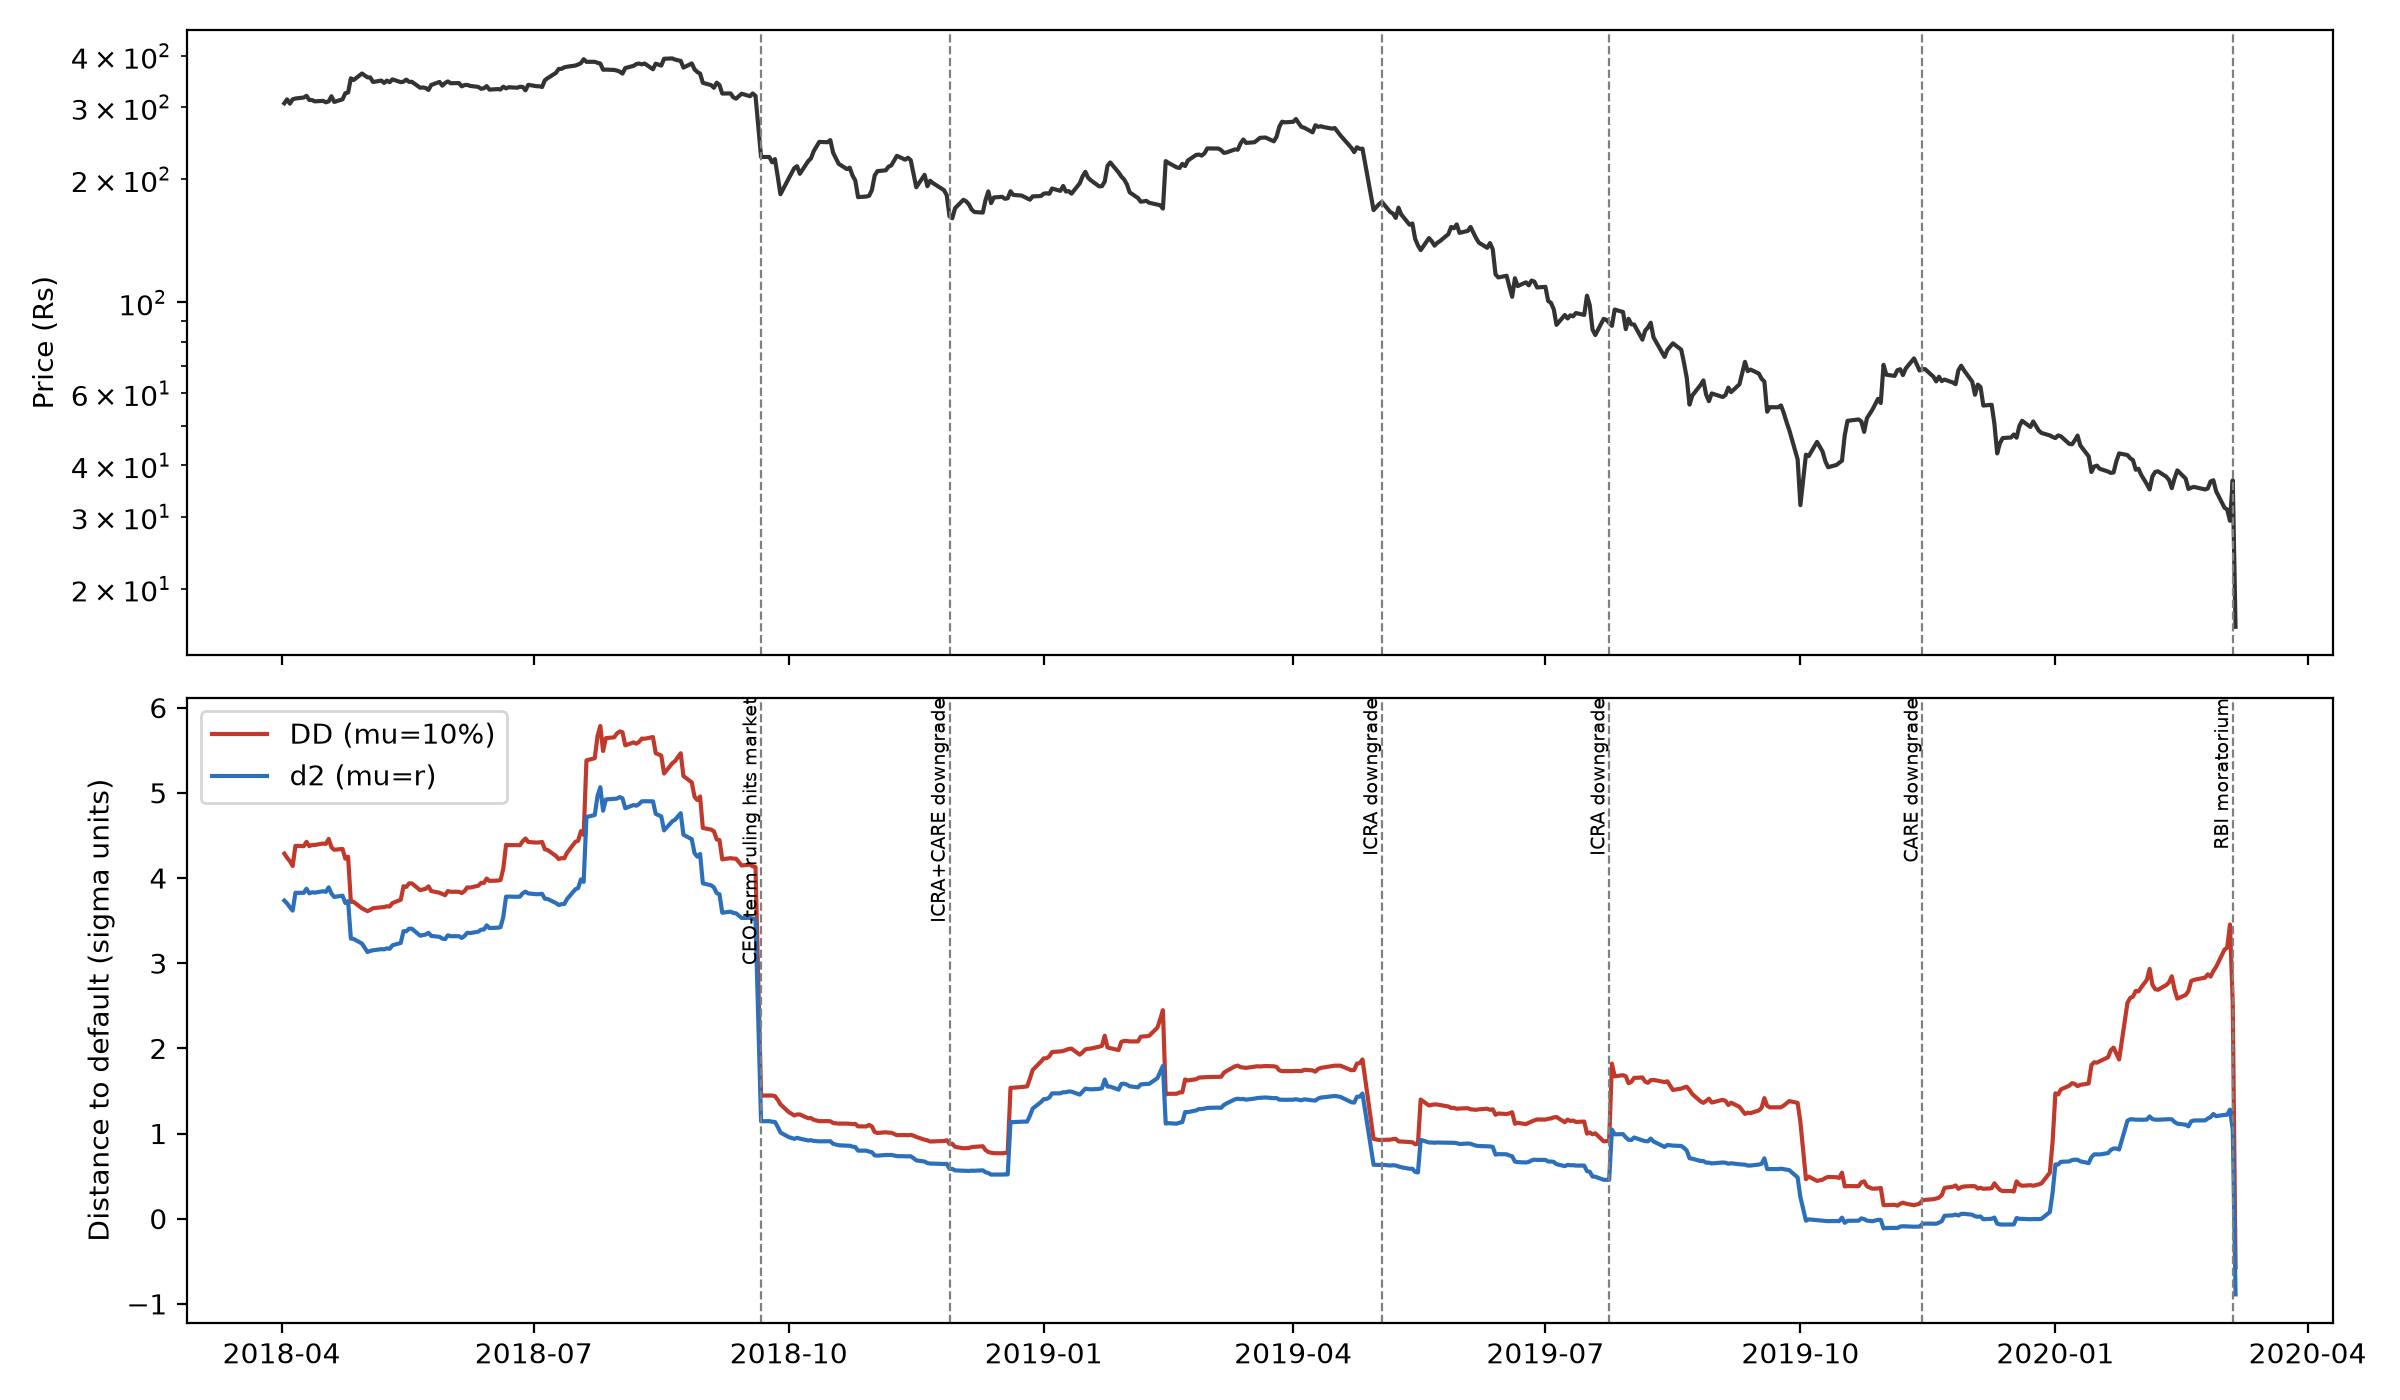

Generate this figure with Python:
"""
Merton / KMV-style Distance-to-Default for Yes Bank, Jan 2018 - 6 Mar 2020.

Run in VS Code:  pip install numpy pandas scipy matplotlib
                 python yes_bank_dd.py            (CSV must sit in the same folder; any file name containing 'yes' and 'bank' works)
Outputs: yes_bank_dd_series.csv, yes_bank_dd.png
"""
import numpy as np, pandas as pd
from scipy.stats import norm
from scipy.optimize import brentq
import matplotlib
matplotlib.use("Agg")
import matplotlib.pyplot as plt

from pathlib import Path
SCRIPT_DIR = Path(__file__).resolve().parent
SEARCH_DIRS = [SCRIPT_DIR, SCRIPT_DIR.parent / "data", Path.cwd()]   # repo layout: src/ and data/ as siblings

def find_csv():
    """Find the price file by name pattern, in the script's folder, ../data, or the cwd."""
    for d in SEARCH_DIRS:
        if not d.exists(): continue
        hits = [p for p in d.glob("*.csv") if "yes" in p.name.lower() and "bank" in p.name.lower() and "dd_series" not in p.name.lower()]
        if hits: return hits[0]
    raise FileNotFoundError(f"Couldn't find the Yes Bank price CSV. Looked in: {[str(d) for d in SEARCH_DIRS]}")

CSV = find_csv()
OUT_DIR = SCRIPT_DIR.parent / "outputs" if (SCRIPT_DIR.parent / "outputs").exists() else SCRIPT_DIR
T = 1.0   # horizon in years


def compute(R=0.06, MU=0.10, WIN=60, D_SCALE=1.0):
    """R risk-free, MU assumed asset drift, WIN vol window (trading days), D_SCALE haircut on default point."""
    # --- 1. Prices -> equity value E (Rs crore) --------------------------------
    px = pd.read_csv(CSV)
    px["Date"] = pd.to_datetime(px["Date"], format="%m/%d/%Y")
    px = px.sort_values("Date").set_index("Date")["Price"]
    px = px[:"2020-03-06"]                                   # stop at the RBI-moratorium shock
    SHARES_CR = np.where(px.index < "2019-08-15", 231.0, 254.9)   # QIP in Aug-2019 (Rs 1,930 cr)
    E = px * SHARES_CR                                       # market cap, Rs crore

    # --- 2. Default point D = total liabilities, as PUBLISHED at each date ----------
    # (public_from, D in Rs crore). D = deposits + borrowings + other liabilities.
    D_TABLE = [
        ("2018-01-01", 238_533),   # Dec-17 (other liabilities approximated)
        ("2018-05-01", 286_688),   # Mar-18
        ("2018-07-31", 304_685),   # Jun-18 (other liabilities interpolated)
        ("2018-10-30", 344_316),   # Sep-18
        ("2019-01-24", 349_349),   # Dec-18 (other liabilities interpolated); Q3FY19 result day
        ("2019-04-27", 353_972),   # Mar-19
        ("2019-07-30", 344_666),   # Jun-19
        ("2019-11-01", 318_786),   # Sep-19 (Q2FY20 press release date)
    ]                              # Dec-19 accounts were only published on 13-Mar-2020
    Dser = pd.Series(np.nan, index=px.index)
    for d, v in D_TABLE:
        Dser[Dser.index >= d] = v * D_SCALE

    # --- 3. Equity volatility from trailing daily log returns ------------------------
    sig_E = np.log(px).diff().rolling(WIN).std() * np.sqrt(252)

    # --- 4. Solve the two Merton equations for V and sigma_V ---------------------
    def bs_terms(V, D, sV):
        d1 = (np.log(V / D) + (R + 0.5 * sV**2) * T) / (sV * np.sqrt(T))
        return d1, d1 - sV * np.sqrt(T)

    def solve_V_sV(E_, D, sE):
        def V_from(sV):                                       # eq.1: E = V N(d1) - D e^{-rT} N(d2)
            f = lambda V: V * norm.cdf(bs_terms(V, D, sV)[0]) - D*np.exp(-R*T)*norm.cdf(bs_terms(V, D, sV)[1]) - E_
            return brentq(f, E_ * 0.5, E_ + D * 3)
        def g(sV):                                            # eq.2: sigma_E E = N(d1) sigma_V V
            V = V_from(sV)
            return norm.cdf(bs_terms(V, D, sV)[0]) * sV * V - sE * E_
        sV = brentq(g, 1e-4, 3.0)
        return V_from(sV), sV

    rows = []
    for t in px.index:
        if np.isnan(sig_E[t]): continue
        V, sV = solve_V_sV(E[t], Dser[t], sig_E[t])
        dd_phys = (np.log(V/Dser[t]) + (MU - 0.5*sV**2)*T) / (sV*np.sqrt(T))   # physical DD
        d2      = (np.log(V/Dser[t]) + (R  - 0.5*sV**2)*T) / (sV*np.sqrt(T))   # risk-neutral d2
        rows.append((t, px[t], E[t], Dser[t], sig_E[t], V, sV, dd_phys, d2))

    out = pd.DataFrame(rows, columns=["Date","Price","E","D","sigma_E","V","sigma_V","DD","d2"]).set_index("Date")
    out["PD_phys"], out["PD_rn"] = norm.cdf(-out.DD), norm.cdf(-out.d2)

    return out


if __name__ == '__main__':
    out = compute()
    out.to_csv(OUT_DIR / 'yes_bank_dd_series.csv')
    # --- 5. Plot vs rating actions and RBI events ---------------------------------
    events = [("2018-09-21","CEO-term ruling hits market"),("2018-11-28","ICRA+CARE downgrade"),
              ("2019-05-03","ICRA downgrade"),("2019-07-24","ICRA downgrade"),
              ("2019-11-14","CARE downgrade"),("2020-03-05","RBI moratorium")]
    fig, ax = plt.subplots(2, 1, figsize=(12, 7), sharex=True)
    ax[0].plot(out.index, out.Price, color="#333"); ax[0].set_ylabel("Price (Rs)"); ax[0].set_yscale("log")
    ax[1].plot(out.index, out.DD, label="DD (mu=10%)", color="#c0392b"); ax[1].plot(out.index, out.d2, label="d2 (mu=r)", color="#2c6fbb")
    ax[1].set_ylabel("Distance to default (sigma units)"); ax[1].legend()
    for a in ax:
        for d, lab in events: a.axvline(pd.Timestamp(d), color="grey", ls="--", lw=.8)
    for d, lab in events: ax[1].text(pd.Timestamp(d), ax[1].get_ylim()[1], lab, rotation=90, va="top", ha="right", fontsize=7)
    plt.tight_layout(); plt.savefig(OUT_DIR / "yes_bank_dd.png", dpi=200)
    print(out[["Price","sigma_E","V","sigma_V","DD","d2"]].resample("ME").last().round(3))
